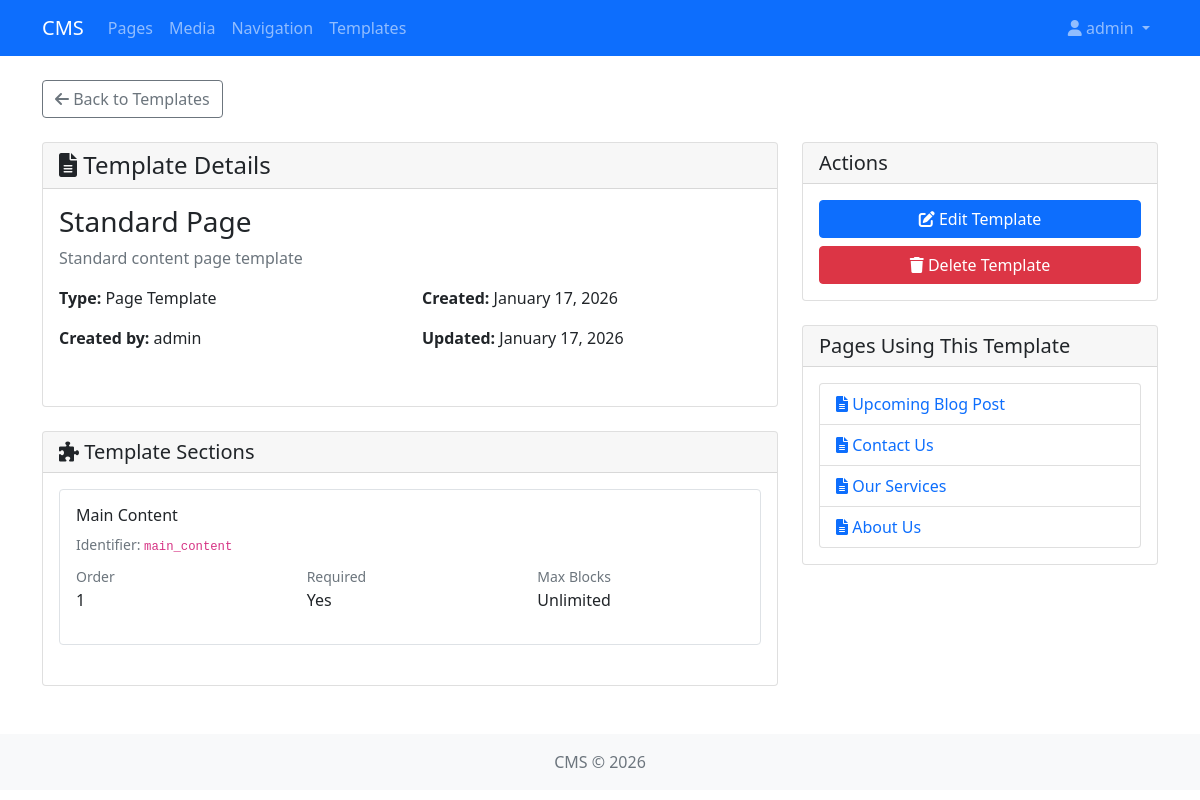
The page /templates/2/ (signed in) on the database its author committed.
### templates_app/models.py (models this page shows, shortened)
class Template(models.Model):
    TYPE_CHOICES = [
        ('PAGE', 'Page Template'),
        ('HOME', 'Home Page'),
        ('BLOG', 'Blog Post'),
        ('PRODUCT', 'Product Page'),
        ('CATEGORY', 'Category Page'),
        ('LANDING', 'Landing Page'),
        ('CUSTOM', 'Custom'),
    ]
    name = models.CharField(max_length=255)
    slug = models.SlugField(max_length=255, unique=True)
    description = models.TextField(blank=True)
    template_type = models.CharField(max_length=20, choices=TYPE_CHOICES, default='PAGE')
    thumbnail = models.ImageField(upload_to='templates/', blank=True, null=True)
    is_default = models.BooleanField(default=False)
    is_active = models.BooleanField(default=True)
    created_by = models.ForeignKey(User, on_delete=models.CASCADE, related_name='templates')
    created_at = models.DateTimeField(auto_now_add=True)
    updated_at = models.DateTimeField(auto_now=True)
    class Meta:
        ordering = ['name']

class TemplateSection(models.Model):
    template = models.ForeignKey(Template, on_delete=models.CASCADE, related_name='structures')
    name = models.CharField(max_length=255)
    identifier = models.SlugField(max_length=255)
    description = models.TextField(blank=True)
    default_content = models.TextField(blank=True)
    allowed_block_types = models.JSONField(default=list, blank=True)
    is_required = models.BooleanField(default=False)
    max_blocks = models.PositiveIntegerField(null=True, blank=True)
    order = models.PositiveIntegerField(default=0)
    css_classes = models.CharField(max_length=255, blank=True)
    custom_css = models.TextField(blank=True)
    created_at = models.DateTimeField(auto_now_add=True)
    class Meta:
        ordering = ['order']
        verbose_name_plural = 'Template Sections'

### pages/models.py (models this page shows, shortened)
class Page(models.Model):
    STATUS_CHOICES = [
        ('DRAFT', 'Draft'),
        ('PUBLISHED', 'Published'),
        ('ARCHIVED', 'Archived'),
    ]
    title = models.CharField(max_length=255)
    slug = models.SlugField(max_length=255, unique=True)
    template = models.ForeignKey('templates_app.Template', on_delete=models.SET_NULL, null=True, blank=True, related_name='pages')
    parent = models.ForeignKey('self', on_delete=models.CASCADE, null=True, blank=True, related_name='children')
    status = models.CharField(max_length=20, choices=STATUS_CHOICES, default='DRAFT')
    author = models.ForeignKey(User, on_delete=models.CASCADE, related_name='pages')
    meta_title = models.CharField(max_length=255, blank=True)
    meta_description = models.TextField(blank=True)
    meta_keywords = models.CharField(max_length=255, blank=True)
    published_at = models.DateTimeField(null=True, blank=True)
    created_at = models.DateTimeField(auto_now_add=True)
    updated_at = models.DateTimeField(auto_now=True)
    class Meta:
        ordering = ['-created_at']

### templates_app/views.py (the view)
# urls.py: path('<int:pk>/', views.TemplateDetailView.as_view(), name='template_detail'),
class TemplateDetailView(LoginRequiredMixin, DetailView):
    model = Template
    template_name = 'templates_app/template_detail.html'
    context_object_name = 'template'
    def get_context_data(self, **kwargs):
        context = super().get_context_data(**kwargs)
        context['sections'] = self.object.structures.all()
        return context

### templates_app/templates/templates_app/template_detail.html (shortened to what this page needs)
{% extends 'base.html' %}
{% block content %}
<div class="mb-4">
    <a href="{% url 'templates:template_list' %}" class="btn btn-outline-secondary">
        <i class="fas fa-arrow-left"></i> Back to Templates
    </a>
</div>
<div class="row">
    <div class="col-lg-8">
        <div class="card mb-4">
            <div class="card-header">
                <h4 class="mb-0"><i class="fas fa-file-alt"></i> Template Details</h4>
            </div>
            <div class="card-body">
                <h3>{{ template.name }}</h3>
                <p class="text-muted mb-3">{{ template.description }}</p>
                <div class="row mb-4">
                    <div class="col-md-6">
                        <p><strong>Type:</strong> {{ template.get_template_type_display }}</p>
                        <p><strong>Created by:</strong> {{ template.created_by.username }}</p>
                    </div>
                    <div class="col-md-6">
                        <p><strong>Created:</strong> {{ template.created_at|date:"F j, Y" }}</p>
                        <p><strong>Updated:</strong> {{ template.updated_at|date:"F j, Y" }}</p>
                    </div>
                </div>
            </div>
        </div>
        <div class="card">
            <div class="card-header">
                <h5 class="mb-0"><i class="fas fa-puzzle-piece"></i> Template Sections</h5>
            </div>
            <div class="card-body">
                {% for section in sections %}
                    <div class="mb-4 p-3 border rounded">
                        <h6>{{ section.name }}</h6>
                        <p class="text-muted small mb-2">Identifier: <code>{{ section.identifier }}</code></p>
                        <div class="row">
                            <div class="col-md-4">
                                <small class="text-muted">Order</small>
                                <p>{{ section.order }}</p>
                            </div>
                            <div class="col-md-4">
                                <small class="text-muted">Required</small>
                                <p>{% if section.is_required %}Yes{% else %}No{% endif %}</p>
                            </div>
                            <div class="col-md-4">
                                <small class="text-muted">Max Blocks</small>
                                <p>{{ section.max_blocks|default:"Unlimited" }}</p>
                            </div>
                        </div>
                    </div>
                {% empty %}
                    <p class="text-muted">No sections defined for this template.</p>
                {% endfor %}
            </div>
        </div>
    </div>
    <div class="col-lg-4">
        <div class="card mb-4">
            <div class="card-header">
                <h5 class="mb-0">Actions</h5>
            </div>
            <div class="card-body">
                <div class="d-grid gap-2">
                    <a href="{% url 'templates:template_update' template.pk %}" class="btn btn-primary">
                        <i class="fas fa-edit"></i> Edit Template
                    </a>
                    <a href="{% url 'templates:template_delete' template.pk %}" class="btn btn-danger">
                        <i class="fas fa-trash"></i> Delete Template
                    </a>
                </div>
            </div>
        </div>
        <div class="card">
            <div class="card-header">
                <h5 class="mb-0">Pages Using This Template</h5>
            </div>
            <div class="card-body">
                {% if template.pages.count %}
                    <ul class="list-group">
                        {% for page in template.pages.all|slice:":10" %}
                            <li class="list-group-item">
                                <a href="{% url 'pages:page_detail' page.slug %}" class="text-decoration-none">
                                    <i class="fas fa-file-alt"></i> {{ page.title }}
                                </a>
                            </li>
                        {% endfor %}
                    </ul>
                {% else %}
                    <p class="text-muted">No pages are using this template yet.</p>
                {% endif %}
            </div>
        </div>
    </div>
</div>
{% endblock %}

### templates/base.html (shortened to what this page needs)
<!DOCTYPE html>
<html lang="en">
<head>
    <link href="https://cdn.jsdelivr.net/npm/bootstrap@5.1.3/dist/css/bootstrap.min.css" rel="stylesheet">
    <link href="https://cdnjs.cloudflare.com/ajax/libs/font-awesome/6.0.0/css/all.min.css" rel="stylesheet">
</head>
<body>
    <nav class="navbar navbar-expand-lg navbar-dark bg-primary">
        <div class="container">
            <a class="navbar-brand" href="/">CMS</a>
            <div class="collapse navbar-collapse" id="navbarNav">
                <ul class="navbar-nav me-auto">
                    <li class="nav-item">
                        <a class="nav-link" href="{% url 'pages:page_list' %}">Pages</a>
                    </li>
                    <li class="nav-item">
                        <a class="nav-link" href="{% url 'media:media_list' %}">Media</a>
                    </li>
                    <li class="nav-item">
                        <a class="nav-link" href="{% url 'navigation:navigation_list' %}">Navigation</a>
                    </li>
                    <li class="nav-item">
                        <a class="nav-link" href="{% url 'templates:template_list' %}">Templates</a>
                    </li>
                </ul>
                <ul class="navbar-nav">
                    {% if user.is_authenticated %}
                        <li class="nav-item dropdown">
                            <a class="nav-link dropdown-toggle" href="#" id="userDropdown" role="button" data-bs-toggle="dropdown">
                                <i class="fas fa-user"></i> {{ user.username }}
                            </a>
                        </li>
                    {% else %}
                        <li class="nav-item">
                            <a class="nav-link" href="/admin/login/">Login</a>
                        </li>
                    {% endif %}
                </ul>
            </div>
        </div>
    </nav>
    <main class="container my-4">
        {% block content %}{% endblock %}
    </main>
    <footer class="bg-light text-center py-3 mt-5">
        <div class="container">
            <p class="text-muted mb-0">CMS &copy; 2026</p>
        </div>
    </footer>
</body>
</html>

### rows shown on the page
Template: name "Standard Page", description "Standard content page template", template_type "Page Template", created_by.username "admin", created_at "January 17, 2026", updated_at "January 17, 2026"
TemplateSection: name "Main Content", identifier "main_content", order "1", is_required "Yes", max_blocks "Unlimited"
Page: title "Upcoming Blog Post"
Page: title "Contact Us"
Page: title "Our Services"
Page: title "About Us"

### other values the page prints
{{ user.username }} "admin"
